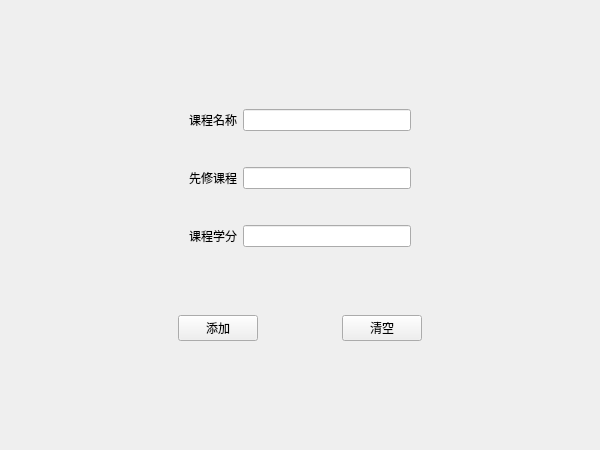
<?xml version="1.0" encoding="UTF-8"?>
<ui version="4.0">
 <class>addCourse</class>
 <widget class="QWidget" name="addCourse">
  <property name="geometry">
   <rect>
    <x>0</x>
    <y>0</y>
    <width>600</width>
    <height>450</height>
   </rect>
  </property>
  <property name="windowTitle">
   <string>Form</string>
  </property>
  <layout class="QVBoxLayout" name="verticalLayout">
   <item>
    <spacer name="verticalSpacer_7">
     <property name="orientation">
      <enum>Qt::Vertical</enum>
     </property>
     <property name="sizeHint" stdset="0">
      <size>
       <width>20</width>
       <height>35</height>
      </size>
     </property>
    </spacer>
   </item>
   <item>
    <spacer name="verticalSpacer_3">
     <property name="orientation">
      <enum>Qt::Vertical</enum>
     </property>
     <property name="sizeHint" stdset="0">
      <size>
       <width>20</width>
       <height>34</height>
      </size>
     </property>
    </spacer>
   </item>
   <item>
    <widget class="QWidget" name="widget" native="true">
     <layout class="QGridLayout" name="gridLayout">
      <item row="3" column="2">
       <widget class="QLineEdit" name="lineEdit_2">
        <property name="echoMode">
         <enum>QLineEdit::Normal</enum>
        </property>
       </widget>
      </item>
      <item row="3" column="1">
       <widget class="QLabel" name="label_2">
        <property name="text">
         <string>先修课程</string>
        </property>
       </widget>
      </item>
      <item row="0" column="2">
       <widget class="QLineEdit" name="lineEdit"/>
      </item>
      <item row="3" column="0">
       <spacer name="horizontalSpacer_2">
        <property name="orientation">
         <enum>Qt::Horizontal</enum>
        </property>
        <property name="sizeHint" stdset="0">
         <size>
          <width>40</width>
          <height>20</height>
         </size>
        </property>
       </spacer>
      </item>
      <item row="5" column="1">
       <widget class="QLabel" name="label_3">
        <property name="text">
         <string>课程学分</string>
        </property>
       </widget>
      </item>
      <item row="4" column="2">
       <spacer name="verticalSpacer_2">
        <property name="orientation">
         <enum>Qt::Vertical</enum>
        </property>
        <property name="sizeHint" stdset="0">
         <size>
          <width>20</width>
          <height>30</height>
         </size>
        </property>
       </spacer>
      </item>
      <item row="5" column="2">
       <widget class="QLineEdit" name="lineEdit_3">
        <property name="echoMode">
         <enum>QLineEdit::Normal</enum>
        </property>
       </widget>
      </item>
      <item row="0" column="1">
       <widget class="QLabel" name="label">
        <property name="text">
         <string>课程名称</string>
        </property>
       </widget>
      </item>
      <item row="1" column="2">
       <spacer name="verticalSpacer">
        <property name="orientation">
         <enum>Qt::Vertical</enum>
        </property>
        <property name="sizeHint" stdset="0">
         <size>
          <width>20</width>
          <height>30</height>
         </size>
        </property>
       </spacer>
      </item>
      <item row="3" column="3">
       <spacer name="horizontalSpacer_3">
        <property name="orientation">
         <enum>Qt::Horizontal</enum>
        </property>
        <property name="sizeHint" stdset="0">
         <size>
          <width>40</width>
          <height>20</height>
         </size>
        </property>
       </spacer>
      </item>
     </layout>
    </widget>
   </item>
   <item>
    <spacer name="verticalSpacer_4">
     <property name="orientation">
      <enum>Qt::Vertical</enum>
     </property>
     <property name="sizeHint" stdset="0">
      <size>
       <width>20</width>
       <height>35</height>
      </size>
     </property>
    </spacer>
   </item>
   <item>
    <widget class="QWidget" name="widget_2" native="true">
     <layout class="QHBoxLayout" name="horizontalLayout">
      <item>
       <spacer name="horizontalSpacer_4">
        <property name="orientation">
         <enum>Qt::Horizontal</enum>
        </property>
        <property name="sizeHint" stdset="0">
         <size>
          <width>40</width>
          <height>20</height>
         </size>
        </property>
       </spacer>
      </item>
      <item>
       <spacer name="horizontalSpacer_6">
        <property name="orientation">
         <enum>Qt::Horizontal</enum>
        </property>
        <property name="sizeHint" stdset="0">
         <size>
          <width>40</width>
          <height>20</height>
         </size>
        </property>
       </spacer>
      </item>
      <item>
       <widget class="QPushButton" name="pushButton">
        <property name="text">
         <string>添加</string>
        </property>
       </widget>
      </item>
      <item>
       <spacer name="horizontalSpacer">
        <property name="orientation">
         <enum>Qt::Horizontal</enum>
        </property>
        <property name="sizeHint" stdset="0">
         <size>
          <width>30</width>
          <height>20</height>
         </size>
        </property>
       </spacer>
      </item>
      <item>
       <widget class="QPushButton" name="pushButton_2">
        <property name="text">
         <string>清空</string>
        </property>
       </widget>
      </item>
      <item>
       <spacer name="horizontalSpacer_5">
        <property name="orientation">
         <enum>Qt::Horizontal</enum>
        </property>
        <property name="sizeHint" stdset="0">
         <size>
          <width>40</width>
          <height>20</height>
         </size>
        </property>
       </spacer>
      </item>
      <item>
       <spacer name="horizontalSpacer_7">
        <property name="orientation">
         <enum>Qt::Horizontal</enum>
        </property>
        <property name="sizeHint" stdset="0">
         <size>
          <width>40</width>
          <height>20</height>
         </size>
        </property>
       </spacer>
      </item>
     </layout>
    </widget>
   </item>
   <item>
    <spacer name="verticalSpacer_5">
     <property name="orientation">
      <enum>Qt::Vertical</enum>
     </property>
     <property name="sizeHint" stdset="0">
      <size>
       <width>20</width>
       <height>34</height>
      </size>
     </property>
    </spacer>
   </item>
   <item>
    <spacer name="verticalSpacer_6">
     <property name="orientation">
      <enum>Qt::Vertical</enum>
     </property>
     <property name="sizeHint" stdset="0">
      <size>
       <width>20</width>
       <height>35</height>
      </size>
     </property>
    </spacer>
   </item>
  </layout>
 </widget>
 <resources/>
 <connections/>
</ui>
